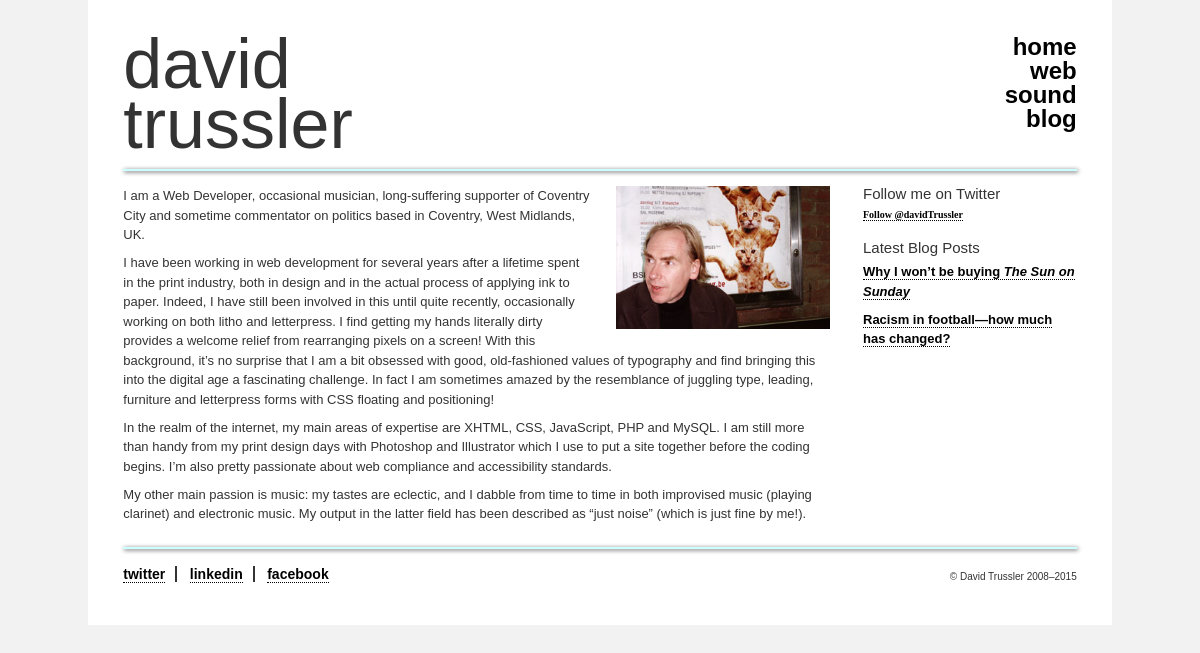
Before: / with the older database file.
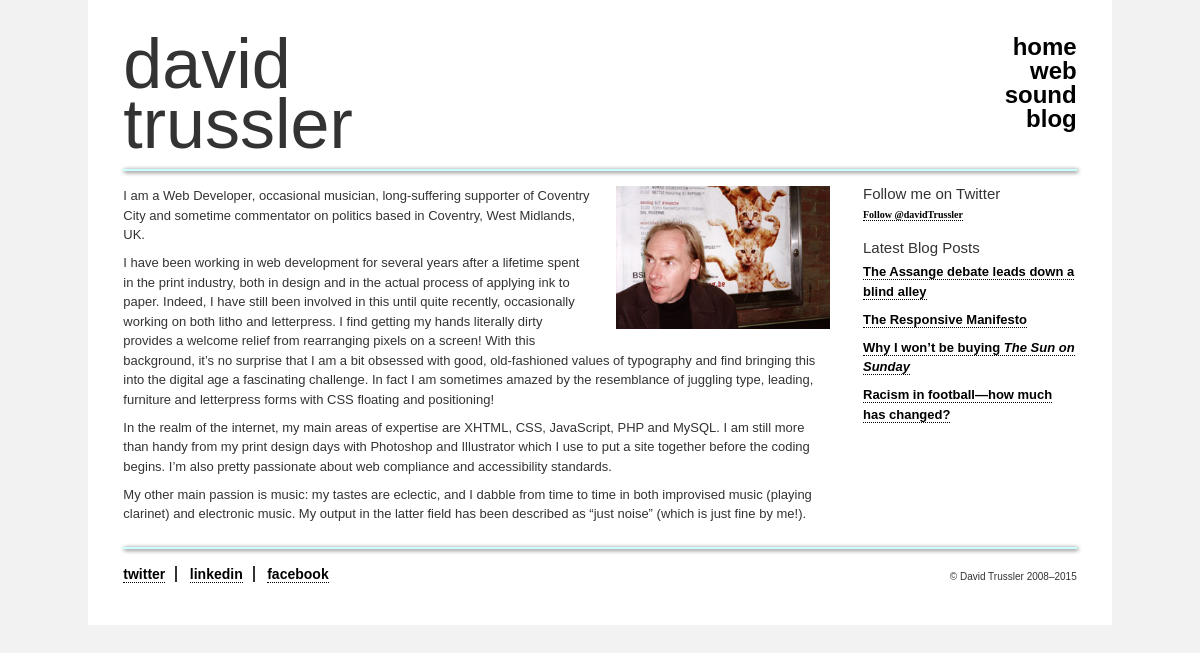
After: the same page with the newer database file.
### tables this page shows
CREATE TABLE IF NOT EXISTS `blog_posts` (
  `postId` int(11) NOT NULL auto_increment,
  `titleId` tinytext,
  `timestamp` timestamp NOT NULL default CURRENT_TIMESTAMP on update CURRENT_TIMESTAMP,
  `title` tinytext,
  `body` text,
  PRIMARY KEY  (`postId`)
);

### index.php (called while the page is built, shortened)
<?php
include ('classes/weblog.php');
include ('includes/commonHeader.php');
$weblog = new Weblog($DOC_ROOT);
$postIdArray = $weblog->getPostIds('', '');
include ('includes/index_primary.php');
include ('includes/index_secondary.php');
include ('includes/commonFooter.php');
?>

### blog/blog_login.php (called while the page is built)
<?php
$server = 'localhost';
$user = 'root';
$password = '';
$database = 'davidtrussler';
?>

### classes/weblog.php (called while the page is built, shortened)
<?php
class Weblog {
	private $mysqli;
	function __construct($DOC_ROOT) {
		include ($DOC_ROOT.'/blog/blog_login.php');
		$this->ser = $server;
		$this->use = $user;
		$this->pas = $password;
		$this->dat = $database;
		$this->mysqli = new mysqli($this->ser, $this->use, $this->pas, $this->dat);
	}
	public function getPostIds($tagNameId, $month) {
		$postIdArray = array();
		if ($this->mysqli->connect_errno) {
			return 'Error: could not connect to database!';
			exit();
		} else {
			if ($tagNameId) {
				$query = "SELECT blog_tags.postId FROM blog_tags WHERE blog_tags.tagNameId=$tagNameId ORDER BY (SELECT timestamp FROM blog_posts WHERE postId=blog_tags.postId) DESC";
			} else {
				$query = "SELECT postId FROM blog_posts ORDER BY timestamp DESC";
			}
			$result = $this->mysqli->query($query);
			if (!$result) {
				return 'Error: no results!';
			} else {
				while($row = $result->fetch_row()) {
					array_push($postIdArray, $row[0]);
				}
			}
			return $postIdArray;
		}
	}
	public function getPost($postId) {
		if ($this->mysqli->connect_errno) {
			return 'Error: could not connect to database!';
			exit();
		} else {
			$query = "SELECT * FROM blog_posts WHERE postId=$postId";
			$result = $this->mysqli->query($query);
			if (!$result) {
				return 'Error: no results!';
			} else {
				$postArray = $result->fetch_assoc();
				$query = "SELECT blog_tags.tagNameId, blog_tag_names.name FROM blog_tags, blog_tag_names WHERE blog_tags.postId=$postId AND blog_tag_names.tagNameId=blog_tags.tagNameId ORDER BY blog_tag_names.name";
				$result = $this->mysqli->query($query);
				if (!$result) {
					return 'Error: no results!';
				} else {
					$tagArray = array();
					$i = 0;
					while($row = $result->fetch_row()) {
						$tagArray[$i] = array('tagNameId'=>$row[0], 'name'=>$row[1]);
						$i++;
					}
				}
				$postArray['tags'] = $tagArray;
			}
			return $postArray;
		}
	}
}
?>

### includes/index_secondary.php (the view, shortened to what this page needs)
<div id="secondary">
	<div class="panel">
		<h5>Follow me on Twitter</h5>
		<a
			href="https://twitter.com/davidTrussler"
			class="twitter-follow-button"
			data-show-count="true"
			data-show-screen-name="false"
		>Follow @davidTrussler
		</a>
	</div>
	<div class="panel last">
		<h5>Latest Blog Posts</h5>
		<ul>
<?php
for ($i = 0; $i < count($postIdArray); $i++) {
	$thisPostId = $postIdArray[$i];
	$post = $weblog->getPost($thisPostId);
	$title = html_entity_decode($post['title']);
	$titleId = $post['titleId'];
?>
		<li><a href="<?php echo $root.'/blog/'.$titleId.'/'; ?>"><?php echo $title ?></a></li>
<?php
}
?>
		</ul>
	</div>
</div>

### includes/commonHeader.php (shortened to what this page needs)
<?php
$self = $_SERVER['PHP_SELF'];
$selfArray = explode('/', $self);
$page = array_pop($selfArray);
$root = join('/', $selfArray);
$pageArray = explode('.', $page);
$link_array = array (
	'home' => 'home',
	'web' => 'web',
	'sound' => 'sound',
	'blog' => 'blog'
);
?>
<!DOCTYPE html>
<html>
	<head>
		<link rel="stylesheet" type="text/css" href="<?php echo $SERVER_ROOT; ?>/css/dtPage.css"/>
	</head>
	<body class="<?php echo $pageArray[0]; ?>">
		<div id="wrap">
			<div id="header" class="clear">
				<h1>david<br />trussler</h1>
				<ul class="nav">
<?php
	foreach($link_array as $url => $title) {
		$url_array = explode('?', $url);
		if (stripos($self, $url_array[0]) != false) {
			echo '<li class="live">'.$title.'</li>';
		} else {
			echo '<li><a href="'.$SERVER_ROOT.'/'.$url.'">'.$title.'</a></li>';
		}
	}
?>
				</ul>
			</div>
			<div class="end"></div>
			<div id="content" class="clear">

Changed rows visible on the page:
added blog_posts: title "The Assange debate leads down a blind alley"
added blog_posts: title "The Responsive Manifesto"
